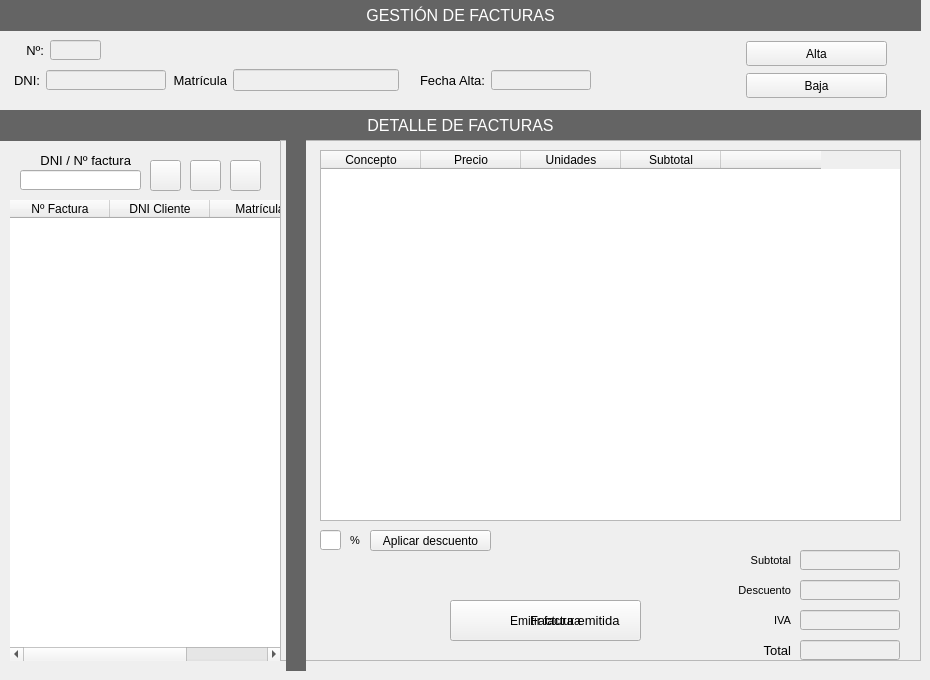
    <widget class="QWidget" name="tab_2">
     <attribute name="title">
      <string>Facturación</string>
     </attribute>
     <widget class="QLabel" name="lblTitulo_6">
      <property name="geometry">
       <rect>
        <x>0</x>
        <y>0</y>
        <width>921</width>
        <height>31</height>
       </rect>
      </property>
      <property name="font">
       <font>
        <family>MS Shell Dlg 2</family>
        <pointsize>12</pointsize>
        <weight>62</weight>
        <italic>false</italic>
        <bold>true</bold>
       </font>
      </property>
      <property name="styleSheet">
       <string notr="true">font: 500 12pt &quot;MS Shell Dlg 2&quot;;
background-color: rgb(100, 100, 100);
color: rgb(255, 255, 255);
</string>
      </property>
      <property name="text">
       <string>GESTIÓN DE FACTURAS</string>
      </property>
      <property name="alignment">
       <set>Qt::AlignCenter</set>
      </property>
     </widget>
     <widget class="QTableWidget" name="tab_facturas">
      <property name="enabled">
       <bool>true</bool>
      </property>
      <property name="geometry">
       <rect>
        <x>10</x>
        <y>200</y>
        <width>271</width>
        <height>461</height>
       </rect>
      </property>
      <property name="frameShape">
       <enum>QFrame::NoFrame</enum>
      </property>
      <property name="frameShadow">
       <enum>QFrame::Plain</enum>
      </property>
      <property name="editTriggers">
       <set>QAbstractItemView::NoEditTriggers</set>
      </property>
      <property name="alternatingRowColors">
       <bool>true</bool>
      </property>
      <property name="selectionBehavior">
       <enum>QAbstractItemView::SelectRows</enum>
      </property>
      <property name="textElideMode">
       <enum>Qt::ElideMiddle</enum>
      </property>
      <property name="showGrid">
       <bool>false</bool>
      </property>
      <attribute name="horizontalHeaderCascadingSectionResizes">
       <bool>false</bool>
      </attribute>
      <attribute name="verticalHeaderVisible">
       <bool>false</bool>
      </attribute>
      <attribute name="verticalHeaderHighlightSections">
       <bool>true</bool>
      </attribute>
      <column>
       <property name="text">
        <string>Nº Factura</string>
       </property>
      </column>
      <column>
       <property name="text">
        <string>DNI Cliente</string>
       </property>
      </column>
      <column>
       <property name="text">
        <string>Matrícula</string>
       </property>
      </column>
     </widget>
     <widget class="QLabel" name="lblTitulo_7">
      <property name="geometry">
       <rect>
        <x>0</x>
        <y>110</y>
        <width>921</width>
        <height>31</height>
       </rect>
      </property>
      <property name="font">
       <font>
        <family>MS Shell Dlg 2</family>
        <pointsize>12</pointsize>
        <weight>62</weight>
        <italic>false</italic>
        <bold>true</bold>
       </font>
      </property>
      <property name="styleSheet">
       <string notr="true">font: 500 12pt &quot;MS Shell Dlg 2&quot;;
background-color: rgb(100, 100, 100);
color: rgb(255, 255, 255);
</string>
      </property>
      <property name="text">
       <string>DETALLE DE FACTURAS</string>
      </property>
      <property name="alignment">
       <set>Qt::AlignCenter</set>
      </property>
     </widget>
     <widget class="QWidget" name="layoutWidget_8">
      <property name="geometry">
       <rect>
        <x>10</x>
        <y>60</y>
        <width>581</width>
        <height>41</height>
       </rect>
      </property>
      <layout class="QHBoxLayout" name="horizontalLayout_9">
       <item>
        <widget class="QLabel" name="lblDNI_Factura">
         <property name="minimumSize">
          <size>
           <width>30</width>
           <height>20</height>
          </size>
         </property>
         <property name="maximumSize">
          <size>
           <width>30</width>
           <height>20</height>
          </size>
         </property>
         <property name="font">
          <font>
           <family>MS Shell Dlg 2</family>
           <pointsize>10</pointsize>
           <weight>62</weight>
           <italic>false</italic>
           <bold>true</bold>
          </font>
         </property>
         <property name="styleSheet">
          <string notr="true">font: 500 10pt &quot;MS Shell Dlg 2&quot;;</string>
         </property>
         <property name="text">
          <string>DNI:</string>
         </property>
         <property name="alignment">
          <set>Qt::AlignRight|Qt::AlignTrailing|Qt::AlignVCenter</set>
         </property>
        </widget>
       </item>
       <item>
        <widget class="QLineEdit" name="txtDniCliFactura">
         <property name="enabled">
          <bool>false</bool>
         </property>
         <property name="minimumSize">
          <size>
           <width>120</width>
           <height>20</height>
          </size>
         </property>
         <property name="maximumSize">
          <size>
           <width>120</width>
           <height>20</height>
          </size>
         </property>
         <property name="styleSheet">
          <string notr="true">color: rgb(0, 0, 0);</string>
         </property>
        </widget>
       </item>
       <item>
        <widget class="QLabel" name="lblMatriculaFactura">
         <property name="font">
          <font>
           <family>MS Shell Dlg 2</family>
           <pointsize>10</pointsize>
           <weight>62</weight>
           <italic>false</italic>
           <bold>true</bold>
          </font>
         </property>
         <property name="styleSheet">
          <string notr="true">font: 500 10pt &quot;MS Shell Dlg 2&quot;;</string>
         </property>
         <property name="text">
          <string>Matrícula</string>
         </property>
         <property name="alignment">
          <set>Qt::AlignRight|Qt::AlignTrailing|Qt::AlignVCenter</set>
         </property>
        </widget>
       </item>
       <item>
        <widget class="QLineEdit" name="txtMatriculaFactura">
         <property name="enabled">
          <bool>false</bool>
         </property>
         <property name="styleSheet">
          <string notr="true">color: rgb(0, 0, 0);</string>
         </property>
         <property name="alignment">
          <set>Qt::AlignLeading|Qt::AlignLeft|Qt::AlignVCenter</set>
         </property>
        </widget>
       </item>
       <item>
        <widget class="QLabel" name="lblFechaAltaFactura">
         <property name="minimumSize">
          <size>
           <width>80</width>
           <height>20</height>
          </size>
         </property>
         <property name="maximumSize">
          <size>
           <width>80</width>
           <height>20</height>
          </size>
         </property>
         <property name="font">
          <font>
           <family>MS Shell Dlg 2</family>
           <pointsize>10</pointsize>
           <weight>62</weight>
           <italic>false</italic>
           <bold>true</bold>
          </font>
         </property>
         <property name="styleSheet">
          <string notr="true">font: 500 10pt &quot;MS Shell Dlg 2&quot;;</string>
         </property>
         <property name="text">
          <string>Fecha Alta:</string>
         </property>
         <property name="alignment">
          <set>Qt::AlignRight|Qt::AlignTrailing|Qt::AlignVCenter</set>
         </property>
        </widget>
       </item>
       <item>
        <widget class="QLineEdit" name="txtFechaAltaFactura">
         <property name="enabled">
          <bool>false</bool>
         </property>
         <property name="minimumSize">
          <size>
           <width>100</width>
           <height>20</height>
          </size>
         </property>
         <property name="maximumSize">
          <size>
           <width>100</width>
           <height>20</height>
          </size>
         </property>
         <property name="styleSheet">
          <string notr="true">color: rgb(0, 0, 0);</string>
         </property>
        </widget>
       </item>
      </layout>
     </widget>
     <widget class="QLabel" name="lblDNI_Factura_2">
      <property name="geometry">
       <rect>
        <x>14</x>
        <y>40</y>
        <width>30</width>
        <height>20</height>
       </rect>
      </property>
      <property name="minimumSize">
       <size>
        <width>30</width>
        <height>20</height>
       </size>
      </property>
      <property name="maximumSize">
       <size>
        <width>30</width>
        <height>20</height>
       </size>
      </property>
      <property name="font">
       <font>
        <family>MS Shell Dlg 2</family>
        <pointsize>10</pointsize>
        <weight>62</weight>
        <italic>false</italic>
        <bold>true</bold>
       </font>
      </property>
      <property name="styleSheet">
       <string notr="true">font: 500 10pt &quot;MS Shell Dlg 2&quot;;</string>
      </property>
      <property name="text">
       <string>Nº:</string>
      </property>
      <property name="alignment">
       <set>Qt::AlignRight|Qt::AlignTrailing|Qt::AlignVCenter</set>
      </property>
     </widget>
     <widget class="QLineEdit" name="txtNumFactura">
      <property name="enabled">
       <bool>false</bool>
      </property>
      <property name="geometry">
       <rect>
        <x>50</x>
        <y>40</y>
        <width>51</width>
        <height>20</height>
       </rect>
      </property>
     </widget>
     <widget class="QPushButton" name="btnBuscarFactura">
      <property name="geometry">
       <rect>
        <x>150</x>
        <y>160</y>
        <width>31</width>
        <height>31</height>
       </rect>
      </property>
      <property name="minimumSize">
       <size>
        <width>31</width>
        <height>31</height>
       </size>
      </property>
      <property name="maximumSize">
       <size>
        <width>31</width>
        <height>31</height>
       </size>
      </property>
      <property name="text">
       <string/>
      </property>
      <property name="icon">
       <iconset>
        <normaloff>../img/lupa.png</normaloff>../img/lupa.png</iconset>
      </property>
      <property name="iconSize">
       <size>
        <width>18</width>
        <height>18</height>
       </size>
      </property>
     </widget>
     <widget class="QLineEdit" name="txtBuscadorFactura">
      <property name="enabled">
       <bool>true</bool>
      </property>
      <property name="geometry">
       <rect>
        <x>20</x>
        <y>170</y>
        <width>121</width>
        <height>20</height>
       </rect>
      </property>
      <property name="styleSheet">
       <string notr="true">color: rgb(0, 0, 0);</string>
      </property>
     </widget>
     <widget class="QFrame" name="frame">
      <property name="geometry">
       <rect>
        <x>280</x>
        <y>140</y>
        <width>641</width>
        <height>521</height>
       </rect>
      </property>
      <property name="frameShape">
       <enum>QFrame::StyledPanel</enum>
      </property>
      <property name="frameShadow">
       <enum>QFrame::Raised</enum>
      </property>
      <widget class="QTableWidget" name="tab_ventas">
       <property name="enabled">
        <bool>true</bool>
       </property>
       <property name="geometry">
        <rect>
         <x>40</x>
         <y>10</y>
         <width>581</width>
         <height>371</height>
        </rect>
       </property>
       <property name="focusPolicy">
        <enum>Qt::WheelFocus</enum>
       </property>
       <property name="frameShadow">
        <enum>QFrame::Plain</enum>
       </property>
       <property name="lineWidth">
        <number>0</number>
       </property>
       <property name="editTriggers">
        <set>QAbstractItemView::AnyKeyPressed|QAbstractItemView::DoubleClicked|QAbstractItemView::EditKeyPressed</set>
       </property>
       <property name="alternatingRowColors">
        <bool>true</bool>
       </property>
       <property name="selectionMode">
        <enum>QAbstractItemView::NoSelection</enum>
       </property>
       <property name="selectionBehavior">
        <enum>QAbstractItemView::SelectRows</enum>
       </property>
       <property name="showGrid">
        <bool>false</bool>
       </property>
       <attribute name="horizontalHeaderCascadingSectionResizes">
        <bool>false</bool>
       </attribute>
       <attribute name="horizontalHeaderHighlightSections">
        <bool>true</bool>
       </attribute>
       <attribute name="verticalHeaderVisible">
        <bool>false</bool>
       </attribute>
       <column>
        <property name="text">
         <string>Concepto</string>
        </property>
       </column>
       <column>
        <property name="text">
         <string>Precio</string>
        </property>
       </column>
       <column>
        <property name="text">
         <string>Unidades</string>
        </property>
       </column>
       <column>
        <property name="text">
         <string>Subtotal</string>
        </property>
       </column>
       <column>
        <property name="text">
         <string/>
        </property>
       </column>
      </widget>
      <widget class="QLabel" name="lblMatriculaFactura_2">
       <property name="geometry">
        <rect>
         <x>440</x>
         <y>410</y>
         <width>71</width>
         <height>21</height>
        </rect>
       </property>
       <property name="font">
        <font>
         <family>MS Shell Dlg 2</family>
         <pointsize>8</pointsize>
         <weight>62</weight>
         <italic>false</italic>
         <bold>true</bold>
        </font>
       </property>
       <property name="styleSheet">
        <string notr="true">font: 500 8pt &quot;MS Shell Dlg 2&quot;;</string>
       </property>
       <property name="text">
        <string>Subtotal</string>
       </property>
       <property name="alignment">
        <set>Qt::AlignRight|Qt::AlignTrailing|Qt::AlignVCenter</set>
       </property>
      </widget>
      <widget class="QLineEdit" name="txtSubtotal">
       <property name="enabled">
        <bool>false</bool>
       </property>
       <property name="geometry">
        <rect>
         <x>520</x>
         <y>410</y>
         <width>100</width>
         <height>20</height>
        </rect>
       </property>
       <property name="minimumSize">
        <size>
         <width>100</width>
         <height>20</height>
        </size>
       </property>
       <property name="maximumSize">
        <size>
         <width>100</width>
         <height>20</height>
        </size>
       </property>
       <property name="styleSheet">
        <string notr="true">color: rgb(0, 0, 0);</string>
       </property>
      </widget>
      <widget class="QLabel" name="lblMatriculaFactura_4">
       <property name="geometry">
        <rect>
         <x>440</x>
         <y>470</y>
         <width>71</width>
         <height>21</height>
        </rect>
       </property>
       <property name="font">
        <font>
         <family>MS Shell Dlg 2</family>
         <pointsize>8</pointsize>
         <weight>62</weight>
         <italic>false</italic>
         <bold>true</bold>
        </font>
       </property>
       <property name="styleSheet">
        <string notr="true">font: 500 8pt &quot;MS Shell Dlg 2&quot;;</string>
       </property>
       <property name="text">
        <string>IVA</string>
       </property>
       <property name="alignment">
        <set>Qt::AlignRight|Qt::AlignTrailing|Qt::AlignVCenter</set>
       </property>
      </widget>
      <widget class="QLineEdit" name="txtIVA">
       <property name="enabled">
        <bool>false</bool>
       </property>
       <property name="geometry">
        <rect>
         <x>520</x>
         <y>470</y>
         <width>100</width>
         <height>20</height>
        </rect>
       </property>
       <property name="minimumSize">
        <size>
         <width>100</width>
         <height>20</height>
        </size>
       </property>
       <property name="maximumSize">
        <size>
         <width>100</width>
         <height>20</height>
        </size>
       </property>
       <property name="styleSheet">
        <string notr="true">color: rgb(0, 0, 0);</string>
       </property>
      </widget>
      <widget class="QLabel" name="lblMatriculaFactura_5">
       <property name="geometry">
        <rect>
         <x>440</x>
         <y>500</y>
         <width>71</width>
         <height>21</height>
        </rect>
       </property>
       <property name="font">
        <font>
         <family>MS Shell Dlg 2</family>
         <pointsize>10</pointsize>
         <weight>62</weight>
         <italic>false</italic>
         <bold>true</bold>
        </font>
       </property>
       <property name="styleSheet">
        <string notr="true">font: 500 10pt &quot;MS Shell Dlg 2&quot;;</string>
       </property>
       <property name="text">
        <string>Total</string>
       </property>
       <property name="alignment">
        <set>Qt::AlignRight|Qt::AlignTrailing|Qt::AlignVCenter</set>
       </property>
      </widget>
      <widget class="QLineEdit" name="txtTotal">
       <property name="enabled">
        <bool>false</bool>
       </property>
       <property name="geometry">
        <rect>
         <x>520</x>
         <y>500</y>
         <width>100</width>
         <height>20</height>
        </rect>
       </property>
       <property name="minimumSize">
        <size>
         <width>100</width>
         <height>20</height>
        </size>
       </property>
       <property name="maximumSize">
        <size>
         <width>100</width>
         <height>20</height>
        </size>
       </property>
       <property name="styleSheet">
        <string notr="true">color: rgb(0, 0, 0);</string>
       </property>
      </widget>
      <widget class="QPushButton" name="btnEmitirFactura">
       <property name="geometry">
        <rect>
         <x>170</x>
         <y>460</y>
         <width>191</width>
         <height>41</height>
        </rect>
       </property>
       <property name="minimumSize">
        <size>
         <width>85</width>
         <height>25</height>
        </size>
       </property>
       <property name="styleSheet">
        <string notr="true">font: 500 10pt &quot;MS Shell Dlg 2&quot;;</string>
       </property>
       <property name="text">
        <string>Emitir factura</string>
       </property>
       <property name="icon">
        <iconset>
         <normaloff>../img/delete.png</normaloff>../img/delete.png</iconset>
       </property>
      </widget>
      <widget class="QLabel" name="lbl_factura_emitida">
       <property name="geometry">
        <rect>
         <x>180</x>
         <y>450</y>
         <width>61</width>
         <height>61</height>
        </rect>
       </property>
       <property name="font">
        <font>
         <family>MS Shell Dlg 2</family>
         <pointsize>12</pointsize>
         <weight>75</weight>
         <italic>false</italic>
         <bold>true</bold>
        </font>
       </property>
       <property name="text">
        <string/>
       </property>
       <property name="pixmap">
        <pixmap>../img/factura.png</pixmap>
       </property>
       <property name="scaledContents">
        <bool>true</bool>
       </property>
       <property name="alignment">
        <set>Qt::AlignCenter</set>
       </property>
      </widget>
      <widget class="QLabel" name="lbl_factura_emitida_desc">
       <property name="geometry">
        <rect>
         <x>250</x>
         <y>470</y>
         <width>201</width>
         <height>20</height>
        </rect>
       </property>
       <property name="font">
        <font>
         <family>MS Shell Dlg 2</family>
         <pointsize>10</pointsize>
         <weight>62</weight>
         <italic>false</italic>
         <bold>true</bold>
        </font>
       </property>
       <property name="layoutDirection">
        <enum>Qt::LeftToRight</enum>
       </property>
       <property name="styleSheet">
        <string notr="true">font: 500 10pt &quot;MS Shell Dlg 2&quot;;</string>
       </property>
       <property name="text">
        <string>Factura emitida</string>
       </property>
      </widget>
      <widget class="QLineEdit" name="txtDescuento">
       <property name="enabled">
        <bool>false</bool>
       </property>
       <property name="geometry">
        <rect>
         <x>520</x>
         <y>440</y>
         <width>100</width>
         <height>20</height>
        </rect>
       </property>
       <property name="minimumSize">
        <size>
         <width>100</width>
         <height>20</height>
        </size>
       </property>
       <property name="maximumSize">
        <size>
         <width>100</width>
         <height>20</height>
        </size>
       </property>
       <property name="styleSheet">
        <string notr="true">color: rgb(0, 0, 0);</string>
       </property>
       <property name="text">
        <string/>
       </property>
      </widget>
      <widget class="QLineEdit" name="etDescuento">
       <property name="enabled">
        <bool>true</bool>
       </property>
       <property name="geometry">
        <rect>
         <x>40</x>
         <y>390</y>
         <width>21</width>
         <height>20</height>
        </rect>
       </property>
       <property name="maximumSize">
        <size>
         <width>100</width>
         <height>20</height>
        </size>
       </property>
       <property name="styleSheet">
        <string notr="true">color: rgb(0, 0, 0);</string>
       </property>
       <property name="text">
        <string/>
       </property>
      </widget>
      <widget class="QLabel" name="lblDescuento_3">
       <property name="geometry">
        <rect>
         <x>60</x>
         <y>390</y>
         <width>20</width>
         <height>21</height>
        </rect>
       </property>
       <property name="font">
        <font>
         <family>MS Shell Dlg 2</family>
         <pointsize>8</pointsize>
         <weight>62</weight>
         <italic>false</italic>
         <bold>true</bold>
        </font>
       </property>
       <property name="styleSheet">
        <string notr="true">font: 500 8pt &quot;MS Shell Dlg 2&quot;;</string>
       </property>
       <property name="text">
        <string>%</string>
       </property>
       <property name="alignment">
        <set>Qt::AlignRight|Qt::AlignTrailing|Qt::AlignVCenter</set>
       </property>
      </widget>
      <widget class="QLabel" name="lblDescuento_4">
       <property name="geometry">
        <rect>
         <x>440</x>
         <y>440</y>
         <width>71</width>
         <height>21</height>
        </rect>
       </property>
       <property name="font">
        <font>
         <family>MS Shell Dlg 2</family>
         <pointsize>8</pointsize>
         <weight>62</weight>
         <italic>false</italic>
         <bold>true</bold>
        </font>
       </property>
       <property name="styleSheet">
        <string notr="true">font: 500 8pt &quot;MS Shell Dlg 2&quot;;</string>
       </property>
       <property name="text">
        <string>Descuento</string>
       </property>
       <property name="alignment">
        <set>Qt::AlignRight|Qt::AlignTrailing|Qt::AlignVCenter</set>
       </property>
      </widget>
      <widget class="QPushButton" name="btnAplicarDescuento">
       <property name="geometry">
        <rect>
         <x>90</x>
         <y>390</y>
         <width>121</width>
         <height>21</height>
        </rect>
       </property>
       <property name="text">
        <string>Aplicar descuento</string>
       </property>
       <property name="iconSize">
        <size>
         <width>18</width>
         <height>18</height>
        </size>
       </property>
      </widget>
     </widget>
     <widget class="QLabel" name="lblTitulo_8">
      <property name="geometry">
       <rect>
        <x>286</x>
        <y>140</y>
        <width>20</width>
        <height>531</height>
       </rect>
      </property>
      <property name="font">
       <font>
        <family>MS Shell Dlg 2</family>
        <pointsize>12</pointsize>
        <weight>62</weight>
        <italic>false</italic>
        <bold>true</bold>
       </font>
      </property>
      <property name="styleSheet">
       <string notr="true">font: 500 12pt &quot;MS Shell Dlg 2&quot;;
background-color: rgb(100, 100, 100);
color: rgb(255, 255, 255);
</string>
      </property>
      <property name="text">
       <string/>
      </property>
      <property name="alignment">
       <set>Qt::AlignCenter</set>
      </property>
     </widget>
     <widget class="QPushButton" name="btnRecargarFactura">
      <property name="geometry">
       <rect>
        <x>190</x>
        <y>160</y>
        <width>31</width>
        <height>31</height>
       </rect>
      </property>
      <property name="minimumSize">
       <size>
        <width>31</width>
        <height>31</height>
       </size>
      </property>
      <property name="styleSheet">
       <string notr="true">font: 500 10pt &quot;MS Shell Dlg 2&quot;;</string>
      </property>
      <property name="text">
       <string/>
      </property>
      <property name="icon">
       <iconset>
        <normaloff>../img/reload.png</normaloff>../img/reload.png</iconset>
      </property>
     </widget>
     <widget class="QLabel" name="lblMatriculaFactura_3">
      <property name="geometry">
       <rect>
        <x>20</x>
        <y>150</y>
        <width>111</width>
        <height>21</height>
       </rect>
      </property>
      <property name="font">
       <font>
        <family>MS Shell Dlg 2</family>
        <pointsize>10</pointsize>
        <weight>62</weight>
        <italic>false</italic>
        <bold>true</bold>
       </font>
      </property>
      <property name="styleSheet">
       <string notr="true">font: 500 10pt &quot;MS Shell Dlg 2&quot;;</string>
      </property>
      <property name="text">
       <string>DNI / Nº factura</string>
      </property>
      <property name="alignment">
       <set>Qt::AlignRight|Qt::AlignTrailing|Qt::AlignVCenter</set>
      </property>
     </widget>
     <widget class="QPushButton" name="btnImprimirFactura">
      <property name="geometry">
       <rect>
        <x>230</x>
        <y>160</y>
        <width>31</width>
        <height>31</height>
       </rect>
      </property>
      <property name="minimumSize">
       <size>
        <width>31</width>
        <height>31</height>
       </size>
      </property>
      <property name="styleSheet">
       <string notr="true">font: 500 10pt &quot;MS Shell Dlg 2&quot;;</string>
      </property>
      <property name="text">
       <string/>
      </property>
      <property name="icon">
       <iconset>
        <normaloff>../img/impresora.png</normaloff>../img/impresora.png</iconset>
      </property>
     </widget>
     <widget class="QWidget" name="layoutWidget">
      <property name="geometry">
       <rect>
        <x>746</x>
        <y>40</y>
        <width>141</width>
        <height>59</height>
       </rect>
      </property>
      <layout class="QVBoxLayout" name="verticalLayout_2">
       <item>
        <widget class="QPushButton" name="btnAltaFactura">
         <property name="minimumSize">
          <size>
           <width>85</width>
           <height>25</height>
          </size>
         </property>
         <property name="styleSheet">
          <string notr="true">font: 500 10pt &quot;MS Shell Dlg 2&quot;;</string>
         </property>
         <property name="text">
          <string>Alta</string>
         </property>
         <property name="icon">
          <iconset>
           <normaloff>../img/delete.png</normaloff>../img/delete.png</iconset>
         </property>
        </widget>
       </item>
       <item>
        <widget class="QPushButton" name="btnBajaFactura">
         <property name="minimumSize">
          <size>
           <width>85</width>
           <height>25</height>
          </size>
         </property>
         <property name="styleSheet">
          <string notr="true">font: 500 10pt &quot;MS Shell Dlg 2&quot;;</string>
         </property>
         <property name="text">
          <string>Baja</string>
         </property>
         <property name="icon">
          <iconset>
           <normaloff>../img/save.png</normaloff>../img/save.png</iconset>
         </property>
        </widget>
       </item>
      </layout>
     </widget>
    </widget>
